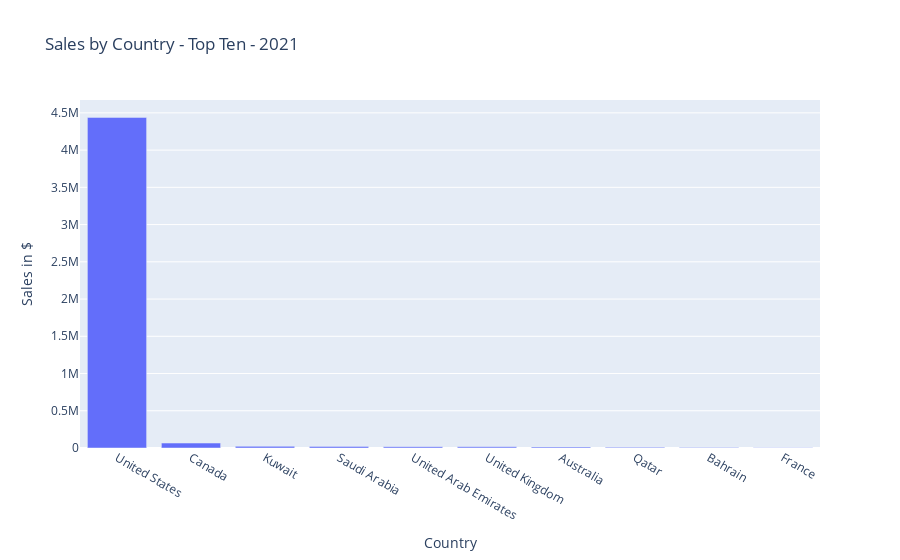

This figure's notebook cell:
### Code cell
# Plotly bar chart - net sales for top ten countries - 2021
top_sales_2021_fig = px.bar(top_sales_by_country_ten_2021, x="country", y="net_sales", title="Sales by Country - Top Ten - 2021",
                labels={"country" : 'Country', "net_sales" :'Sales in $'}, hover_data={"net_sales" : ':.2f'})


top_sales_2021_fig.show()

### Figure 1 — Plotly figure (JSON) as saved in the notebook; plotly's stock layout.template omitted (floating-point values rounded to 4 significant figures)
{"data": [{"alignmentgroup": "True", "hovertemplate": "Country=%{x}<br>Sales in $=%{y:.2f}<extra></extra>", "legendgroup": "", "marker": {"color": "#636efa", "pattern": {"shape": ""}}, "name": "", "offsetgroup": "", "orientation": "v", "showlegend": false, "textposition": "auto", "type": "bar", "x": ["United States", "Canada", "Kuwait", "Saudi Arabia", "United Arab Emirates", "United Kingdom", "Australia", "Qatar", "Bahrain", "France"], "xaxis": "x", "y": [4439000.0, 66410.0, 22130.0, 21820.0, 17130.0, 15550.0, 12880.0, 8545.0, 7535.0, 3643.0], "yaxis": "y"}], "layout": {"barmode": "relative", "legend": {"tracegroupgap": 0}, "title": {"text": "Sales by Country - Top Ten - 2021"}, "xaxis": {"anchor": "y", "domain": [0, 1], "title": {"text": "Country"}}, "yaxis": {"anchor": "x", "domain": [0, 1], "title": {"text": "Sales in $"}}}}
